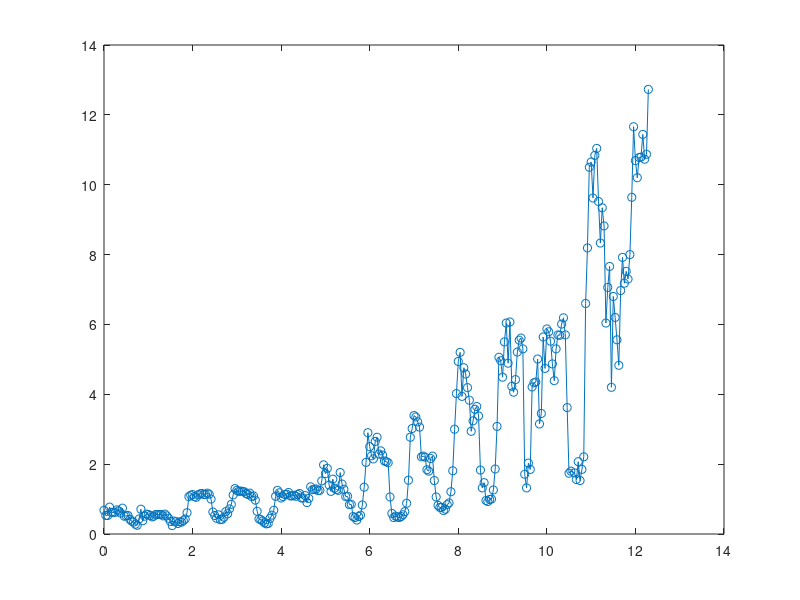
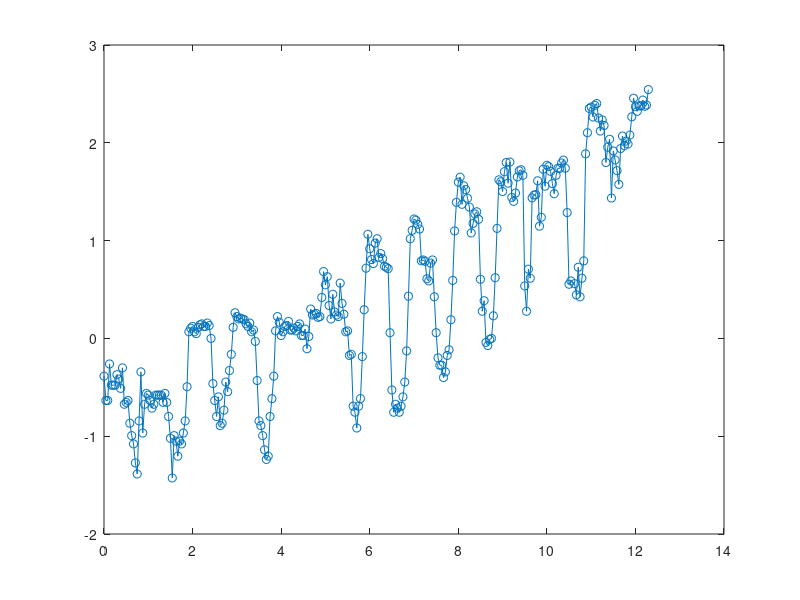
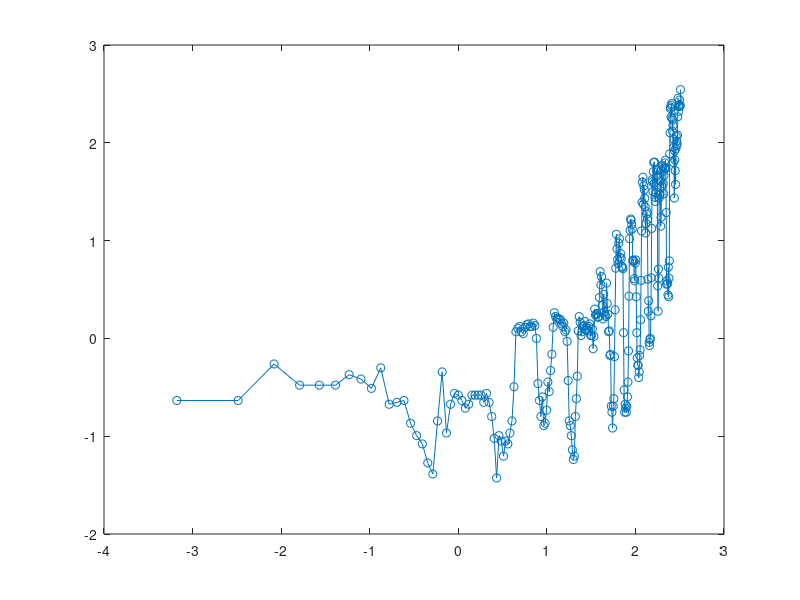
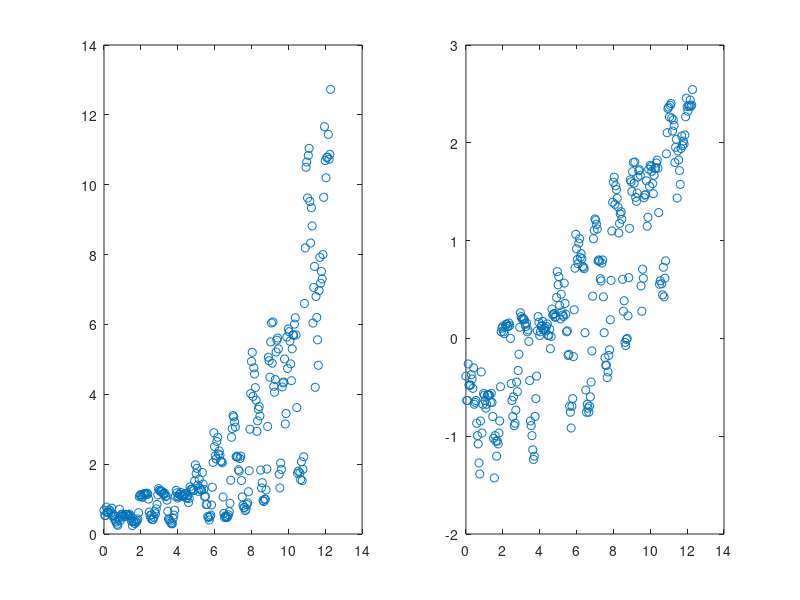

Write MATLAB code to recreate these figures, in order. (Note: this script raises an error after producing the figures.)
%% Phytoplankton Growth
%% Example designed to practice non-linear regression
% This example is designed to demonstrate how to perform nonlinear regression 
% and compare uncertainties in model coefficients for nonlinear regression.
% 
% Using data collected for phytoplankton cell counts over time from a bottle 
% incubation experiment we will fit a growth model. If phytoplankton are provided 
% sufficient light and nutrients, growth can be modeled as a first-order process 
% as
% 
% $\frac{\partial }{\partial t}P=\mu P$.
% 
% where P is in (cells/ml) and $\mu$ is the specific growth rate with units 
% of 1/time.
% 
% Integrating, we can solve for P with respect to time as
% 
% $P=P_0 \exp \left(\mu t\right)$.
%% Load and inspect the data.  
% First we load the data into the workspace and then plot it.
% 
% The data is saved as a *.mat file and will be loaded as two arrays, variable 
% |x| is time in days since 2001-1-1 (UTC), and y the corresponding data collected 
% as chlorophyll fluorescence ($\mu$g/L).

load phyto_growth_chl
%% 
% Plotting data on linear axes should reveal a pattern that looks to possibly 
% follow an exponential function.  As we discussed in lecture, growth may follow 
% this classic model, or it may  follow a power law in cases where other factors 
% effecting growth are changing, for example inceasing resources allowing for 
% super-exponential growth. 
% 
% A quick way to inspect the data is to plot the data on linear and log axes. 
% For example, an exponential function will plot linear on semi-log axes. So, 
% if you plot the data with chl plotted on a logarithm axes (as the dependent 
% or |y|-axis), and time in days plotted linearly (as the independent or |x|-axis), 
% it will appear linear if the data follow the exponential growth function. The 
% trend is linear if both axes are plotted on log scales for power law trend.
% 
% Inspect the data and see what you discover.  First open variable |y| and notice 
% there are several missing values entered as NaN (non a number) in the series 
% of 1181 entries. We can perform QC on the data and clean up the NaNs in |y| 
% before plotting.

bad = find(isnan(y));
y(bad) = [];
x(bad) = [];
%% 
% After cleaning up the data, we are left with 295 values of Chl. Next let's 
% modify |x| so that time is set to be relative to begining of the data set.

x = x-x(1);
%% 
% Plot the data on linear, semilog and log-log to inspect the shape.

figure
plot(x,y,'o-')
figure
plot(x,log(y),'o-')
figure
plot(log(x),log(y),'o-')
%% 
% It is hard to tell which model would fit better based on inspection, but it 
% appears exponential does a reasonable job for this data. So let's move forward 
% with fitting, starting with the expected exponential function. 
%% Nonlinear fitting
% Since our model is non-linear we will use the non-linear least squares fitting 
% routine |nlleasqr.m| 
% 
% The routine is called with the following statement:
% 
% |[f,a,kvg,iter,corp,covp,covr,stdresid,Z,r2] = nlleasqr(x,y,ain,'func_name');|
% 
% with input parameters |x|, |y| representing our data, |ain| is a vector that 
% with the initial guess of our parameters, and |func_name| is the name of a MATLAB 
% fuction that contains our model.
% 
% To use this we will need to define a fuction |modfunc.m| and we will also 
% need |dfdp.m|.
% 
% The fuction should contain the form of the exponential we defined above. See 
% the m-file and ensure all the axillary functions are located in the working 
% directory shown in the workspace |current folder|.  
% 
% Reviewing |modfunc.m| we see it has the exponential form with |x| representing 
% time and |a| vector a with two values representing the coefficients.
% 
% |--------------------------|
% 
% |fuction out = modfunc(x,a)|
% 
% |out = a(1)*exp(a(2)*x);|
% 
% |---------------------------|
% 
% To perform the nonlinear fitting, we need to first guess values for the parameters, 
% $P_0$ and $\mu$. Let's replot the data to make a reasoned guess.

figure
subplot(1,2,1)
plot(x,y,'o')
subplot(1,2,2)
plot(x,log(y),'o')
%% 
% You may want to generate a graphic to include in a separate report using the 
% following command. You may first want to add axes labels and increase the font 
% size to make the text easier to read. 
% 
% |print(gcf,'phyto_1','-dpng')|
% 
% Alternantively using live script in MATLAB, we can publish this workflow directly 
% to PDF.
%% 
% Looking at the plot we may convince ourselves that the initial population 
% $P_0$ is approximately 0.2 and the specific growth rate $\mu$ is 0.2 (doubling 
% in five days).

ain = [0.2 0.2]
%% 
% Plot the initial guess model with the data.

figure
subplot(1,2,1)
plot(x,y,'o')
hold on
plot(x,modfunc(x,ain),'k','LineWidth',3)

subplot(1,2,2)
semilogy(x,y,'o')
hold on
semilogy(x,modfunc(x,ain),'k','LineWidth',3)

% print(gcf,'phyto_2','-dpng')
%% 
% NOW FIT to model function a1*exp(a2*t)
% 
% Note: First we must create a matlab function for this model in our case called 
% modfunc1.m then use nlleasqr look at >> help nlleasqr  to learn about input/output 
% parameters but don't get intimidated for now, call as below

[f,a,kvg,iter,corp,covp,covr,stdresid,Z,r2] = nlleasqr(x,y,ain,'modfunc');
%% 
% We'll only look at a few of the output parameters:
% 
% a is your optimal parameter vector
%% 
% Let's see how much better it a does:

figure
subplot(1,2,1)
plot(x,y,'o')
hold on
plot(x,modfunc(x,ain),'k','LineWidth',3)
plot(x,modfunc(x,a),'r','LineWidth',3)
%
subplot(1,2,2)
semilogy(x,y,'o')
hold on
semilogy(x,modfunc(x,ain),'k','LineWidth',3)
semilogy(x,modfunc(x,a),'r','LineWidth',3)
legend('data','first guess','optimized model')

%Note we can move the legend to a better part of the plot that doesn't
%obstruct the data with the following. Uncomment to see what happens.
%legend('data','first guess','optimized model','Location','southeast')

% print(gcf,'phyto_3','-dpng')
%% 
% Regarding the other parameters that are useful:
% 
% |kvg| is a flag to say whether convergence was achieved before the routine 
% gave up
% 
% |iter| is the number of iterations that was used
% 
% |covp| is the covariance matrix of the coefficients (the square roots of the 
% diagonal elements are the uncertainties (the sigmas) of the coefficients) 
% 
% |r2| is the overall correlation coefficient

coefficients = a'
sigmas = sqrt(diag(covp))'
R2 = r2
%% 
% The fitting parameters are the following:
% 
% |coefficients = 0.2070    0.3152|
% 
% |sigmas =    0.0307    0.0137|
% 
% |R2 =  0.7799|
% 
% So, in summary      $\mu =0\ldotp 31\pm$0.03 per day     and    78% of the 
% variability in the data is explained by the model.
% 
% How would the power law model do at representing the data. 
% 
% $$\frac{\partial }{\partial t}P=a\left(t^b \right)$$
% 
% Define a new modified function with a power function and see how it looks.
% 
%